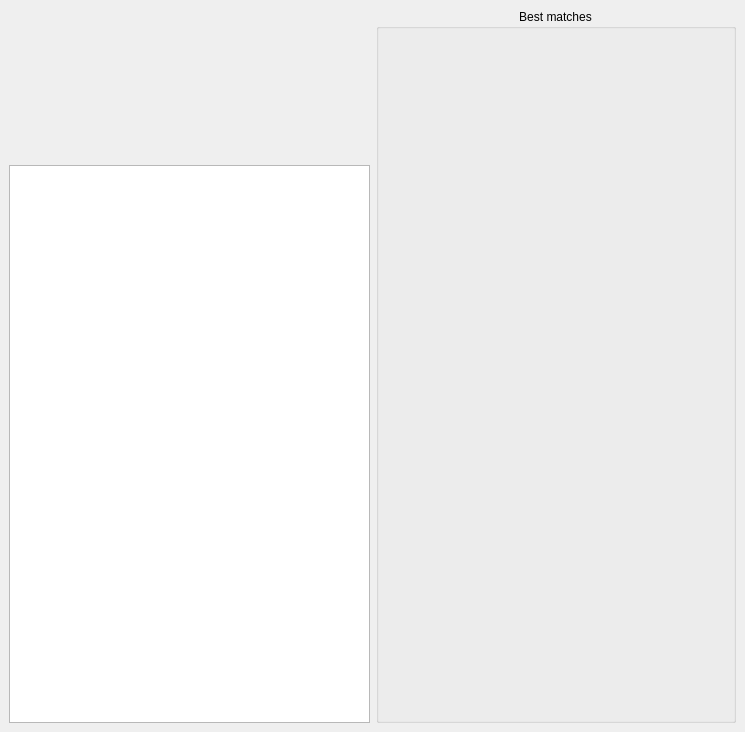
<ui version="4.0" >
 <author></author>
 <comment></comment>
 <exportmacro></exportmacro>
 <class>ComparisonWindow</class>
 <widget class="QDialog" name="ComparisonWindow" >
  <property name="geometry" >
   <rect>
    <x>0</x>
    <y>0</y>
    <width>745</width>
    <height>732</height>
   </rect>
  </property>
  <property name="windowTitle" >
   <string>Comparison</string>
  </property>
  <layout class="QGridLayout" >
   <property name="margin" >
    <number>9</number>
   </property>
   <property name="spacing" >
    <number>6</number>
   </property>
   <item rowspan="2" row="0" column="1" >
    <widget class="QGroupBox" name="frame" >
     <property name="sizePolicy" >
      <sizepolicy>
       <hsizetype>7</hsizetype>
       <vsizetype>7</vsizetype>
       <horstretch>0</horstretch>
       <verstretch>0</verstretch>
      </sizepolicy>
     </property>
     <property name="title" >
      <string>Best matches</string>
     </property>
     <property name="alignment" >
      <set>Qt::AlignHCenter</set>
     </property>
     <property name="checkable" >
      <bool>false</bool>
     </property>
    </widget>
   </item>
   <item row="1" column="0" >
    <widget class="QTextBrowser" name="textBrowser" >
     <property name="sizePolicy" >
      <sizepolicy>
       <hsizetype>3</hsizetype>
       <vsizetype>3</vsizetype>
       <horstretch>0</horstretch>
       <verstretch>0</verstretch>
      </sizepolicy>
     </property>
     <property name="documentTitle" >
      <string/>
     </property>
     <property name="html" >
      <string>&lt;html>&lt;head>&lt;meta name="qrichtext" content="1" />&lt;/head>&lt;body style=" white-space: pre-wrap; font-family:Sans Serif; font-size:9pt; font-weight:400; font-style:normal; text-decoration:none;">&lt;p style="-qt-paragraph-type:empty; margin-top:0px; margin-bottom:0px; margin-left:0px; margin-right:0px; -qt-block-indent:0; text-indent:0px;">&lt;/p>&lt;/body>&lt;/html></string>
     </property>
     <property name="acceptRichText" >
      <bool>false</bool>
     </property>
    </widget>
   </item>
   <item row="0" column="0" >
    <widget class="SpectroDraw" name="spectroDraw" >
     <property name="minimumSize" >
      <size>
       <width>0</width>
       <height>150</height>
      </size>
     </property>
     <property name="toolTip" >
      <string>Draws audio signal spectrogram</string>
     </property>
     <property name="whatsThis" >
      <string>Draws signal.</string>
     </property>
    </widget>
   </item>
  </layout>
 </widget>
 <pixmapfunction></pixmapfunction>
 <customwidgets>
  <customwidget>
   <class>SpectroDraw</class>
   <extends>QWidget</extends>
   <header>SpectroDraw.hxx</header>
   <container>0</container>
   <pixmap></pixmap>
  </customwidget>
 </customwidgets>
 <resources/>
 <connections/>
</ui>
